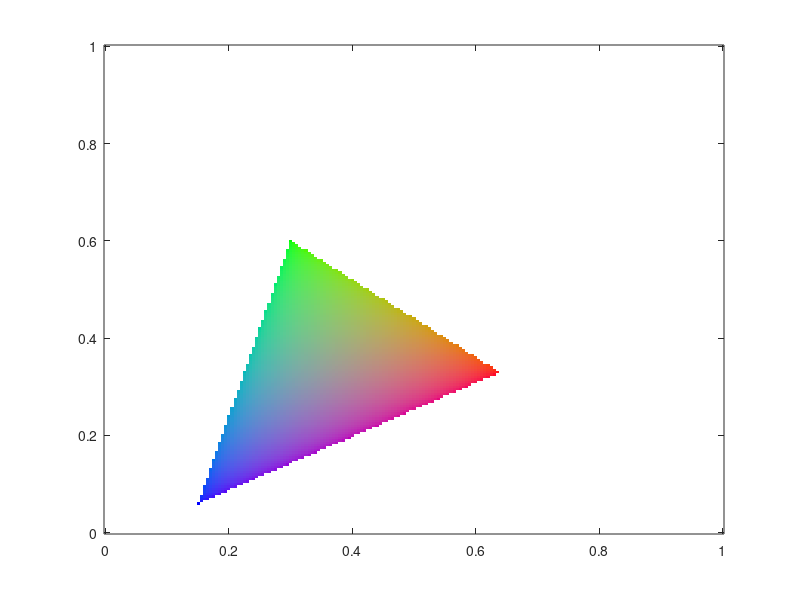

Recreate this plot in MATLAB. (Note: this script raises an error after producing the figure.)
clear all;
clc;

[x, y] = meshgrid(0:0.005:1);
z = 1 - y - x;

RGB_709 = [0.64 0.3 0.15;
    0.33 0.6 0.06;
    0.03 0.1 0.79];
M_709 = RGB_709 * eye(3);

[m, n] = size(x);
XYZ = zeros(m,n,3);

XYZ(:,:,1) = x;
XYZ(:,:,2) = y;
XYZ(:,:,3) = z;

rgb = zeros(m,n,3);

for p = 1:m
	for q = 1:n
		rgb(p,q,:) = inv(M_709) * permute(XYZ(p,q,:), [1 3 2])';
		if any(rgb(p,q,:) < 0)
			rgb(p,q,:) = [1, 1, 1];
		end
	end
end

gama_rgb = ((rgb).^(1/2.2));

figure(1);
image([0:0.005:1], [0:0.005:1], gama_rgb);
axis('xy');
hold on;

data = load('data.mat');
x0 = data.x;
y0 = data.y;
z0 = data.z;

x1 = x0(:) ./ (x0(:) + y0(:) + z0(:));
y1 = y0(:) ./ (x0(:) + y0(:) + z0(:));
plot(x1, y1, 'r-');
print('-dpng', '-r300', 'Q5.png');